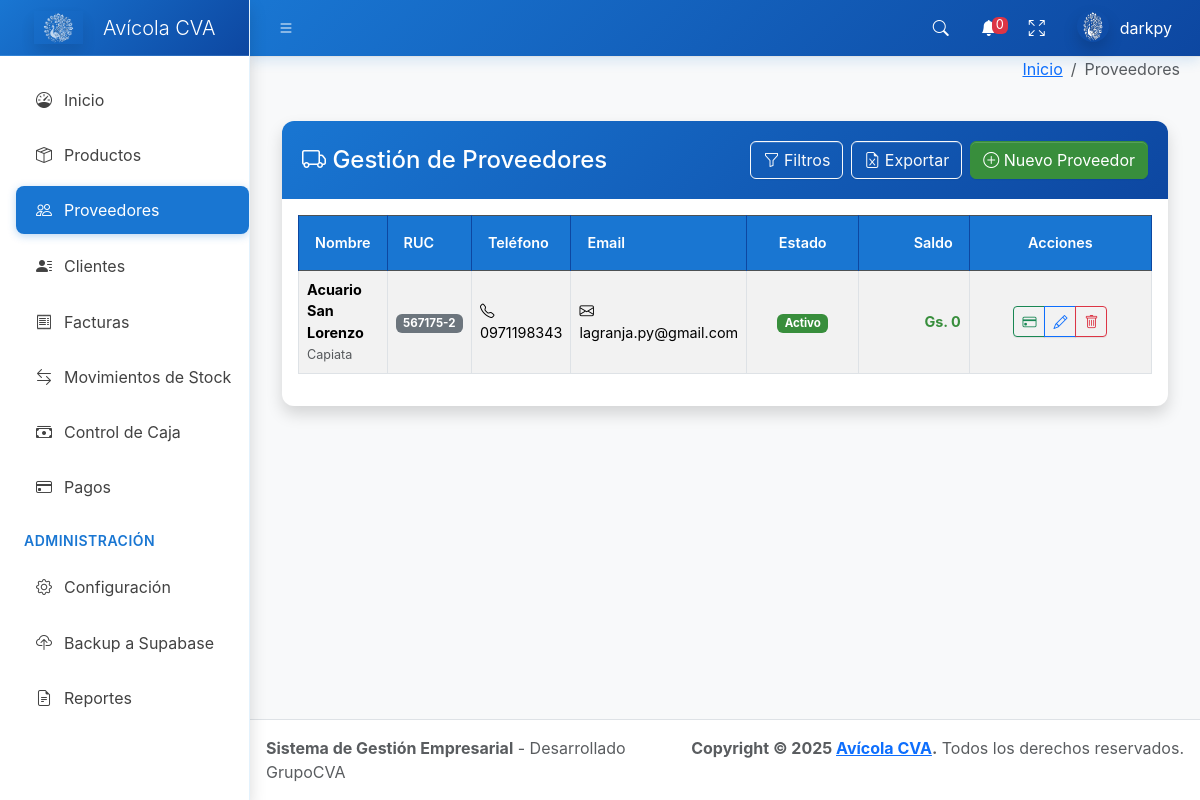
Page /proveedores/ (signed in) on the committed database.
### core/models.py (models this page shows, shortened)
class Proveedor(models.Model):
    nombre = models.CharField(max_length=200)
    ruc = models.CharField(max_length=20, unique=True)
    direccion = models.TextField()
    telefono = models.CharField(max_length=20)
    email = models.EmailField()
    saldo = models.IntegerField(default=0)
    activo = models.BooleanField(default=True)
    fecha_creacion = models.DateTimeField(auto_now_add=True)
    class Meta:
        verbose_name = 'Proveedor'
        verbose_name_plural = 'Proveedores'
        ordering = ['nombre']

### core/views.py (the view)
# urls.py: path('proveedores/', views.proveedores_list, name='proveedores_list'),
@login_required
def proveedores_list(request):
    proveedores = Proveedor.objects.all()
    q = request.GET.get('q', '')
    estado = request.GET.get('estado', '')
    if q:
        proveedores = proveedores.filter(
            Q(nombre__icontains=q) | Q(ruc__icontains=q) | Q(email__icontains=q)
        )
    if estado:
        if estado == 'activo':
            proveedores = proveedores.filter(activo=True)
        elif estado == 'inactivo':
            proveedores = proveedores.filter(activo=False)
    return render(request, 'proveedores_list.html', {'proveedores': proveedores})

### templates/proveedores_list.html (shortened to what this page needs)
{% extends 'base.html' %}
{% load humanize custom_filters %}
{% block breadcrumb %}
<li class="breadcrumb-item active">Proveedores</li>
{% endblock %}
{% block content %}
<div class="container-fluid mt-4">
  <div class="card shadow">
    <div class="card-header bg-primary text-white d-flex justify-content-between align-items-center">
      <h4 class="mb-0"><i class="bi bi-truck"></i> Gestión de Proveedores</h4>
      <div class="d-flex ms-auto justify-content-end">
        <button class="btn btn-outline-light me-2" type="button" data-bs-toggle="collapse" data-bs-target="#filtros-proveedores" aria-expanded="false">
          <i class="bi bi-funnel"></i> Filtros
        </button>
        <a href="{% url 'exportar_proveedores_excel' %}?{{ request.GET.urlencode }}" class="btn btn-outline-light me-2" title="Exportar a Excel">
          <i class="bi bi-file-earmark-excel"></i> Exportar
        </a>
        <button class="btn btn-success" type="button" data-bs-toggle="modal" data-bs-target="#modalAgregarProveedor">
          <i class="bi bi-plus-circle"></i> Nuevo Proveedor
        </button>
      </div>
    </div>
    <div class="card-body">
      <div class="table-responsive">
        <table class="table table-striped table-hover table-bordered">
          <thead class="table-dark">
            <tr>
              <th>Nombre</th>
              <th>RUC</th>
              <th>Teléfono</th>
              <th>Email</th>
              <th style="width: 120px;" class="text-center">Estado</th>
              <th style="width: 120px;" class="text-end">Saldo</th>
              <th style="width: 200px;" class="text-center">Acciones</th>
            </tr>
          </thead>
          <tbody>
            {% for proveedor in proveedores %}
            <tr class="align-middle">
              <td>
                <strong>{{ proveedor.nombre }}</strong>
                {% if proveedor.direccion %}
                  <br><small class="text-muted">{{ proveedor.direccion }}</small>
                {% endif %}
              </td>
              <td>
                <span class="badge bg-secondary">{{ proveedor.ruc }}</span>
              </td>
              <td>
                {% if proveedor.telefono %}
                  <i class="bi bi-telephone"></i> {{ proveedor.telefono }}
                {% else %}
                  <span class="text-muted">-</span>
                {% endif %}
              </td>
              <td>
                {% if proveedor.email %}
                  <i class="bi bi-envelope"></i> {{ proveedor.email }}
                {% else %}
                  <span class="text-muted">-</span>
                {% endif %}
              </td>
              <td class="text-center">
                {% if proveedor.activo %}
                  <span class="badge bg-success">Activo</span>
                {% else %}
                  <span class="badge bg-danger">Inactivo</span>
                {% endif %}
              </td>
              <td class="text-end">
                <span class="fw-bold {% if proveedor.saldo > 0 %}text-danger{% else %}text-success{% endif %}">
                  Gs. {{ proveedor.saldo|floatformat:0|intcomma_dot }}
                </span>
              </td>
              <td class="text-center">
                <div class="btn-group" role="group">
                  <a href="{% url 'pago_proveedor_crear' %}?proveedor={{ proveedor.id }}&next={{ request.path|urlencode }}"
                     class="btn btn-outline-success btn-sm"
                     title="Gestionar pagos">
                    <i class="bi bi-credit-card"></i>
                  </a>
                  <button type="button"
                          class="btn btn-outline-primary btn-sm"
                          data-bs-toggle="modal"
                          data-bs-target="#modalEditarProveedor{{ proveedor.id }}"
                          title="Editar proveedor">
                    <i class="bi bi-pencil"></i>
                  </button>
                  <button type="button"
                          class="btn btn-outline-danger btn-sm"
                          data-bs-toggle="modal"
                          data-bs-target="#modalEliminarProveedor{{ proveedor.id }}"
                          title="Desactivar proveedor">
                    <i class="bi bi-trash"></i>
                  </button>
                </div>
              </td>
            </tr>
            {% endfor %}
          </tbody>
        </table>
      </div>
    </div>
  </div>
</div>
{% endblock %}

### templates/base.html (shortened to what this page needs)
{% load static %}
<!doctype html>
<html lang="es">
  <head>
    <link
      rel="stylesheet"
      href="https://cdn.jsdelivr.net/npm/@fontsource/source-sans-3@5.0.12/index.css"
      media="print"
      onload="this.media='all'"
    />
    <link
      rel="stylesheet"
      href="https://cdn.jsdelivr.net/npm/overlayscrollbars@2.11.0/styles/overlayscrollbars.min.css"
    />
    <link
      rel="stylesheet"
      href="https://cdn.jsdelivr.net/npm/bootstrap-icons@1.13.1/font/bootstrap-icons.min.css"
    />
    <link
      href="https://cdn.jsdelivr.net/npm/bootstrap@5.3.2/dist/css/bootstrap.min.css"
      rel="stylesheet"
    />
    <link rel="stylesheet" href="{% static 'AdminLTE/dist/css/adminlte.css' %}" />
    <link
      rel="stylesheet"
      href="https://cdn.jsdelivr.net/npm/apexcharts@3.37.1/dist/apexcharts.css"
    />
    {% load static %}
    {% load humanize custom_filters %}
    {% with tema_actual=configuracion_sistema.tema_visual|default:"azul" %}
        {% if tema_actual == "azul" %}
            <link rel="stylesheet" href="{% static 'css/temas/tema-azul.css' %}" />
        {% elif tema_actual == "oscuro" %}
            <link rel="stylesheet" href="{% static 'css/temas/tema-oscuro.css' %}" />
        {% elif tema_actual == "minimalista" %}
            <link rel="stylesheet" href="{% static 'css/temas/tema-minimalista.css' %}" />
        {% else %}
            <link rel="stylesheet" href="{% static 'css/temas/tema-azul.css' %}" />
        {% endif %}
    {% endwith %}
  </head>
  <body class="layout-fixed sidebar-expand-lg sidebar-open bg-body-tertiary">
    <div class="app-wrapper">
      <nav class="app-header navbar navbar-expand bg-body">
        <div class="container-fluid">
          <ul class="navbar-nav">
            <li class="nav-item">
              <a class="nav-link" data-lte-toggle="sidebar" href="#" role="button">
                <i class="bi bi-list"></i>
              </a>
            </li>
          </ul>
          <ul class="navbar-nav ms-auto">
            <li class="nav-item">
              <a class="nav-link" data-widget="navbar-search" href="#" role="button">
                <i class="bi bi-search"></i>
              </a>
            </li>
            <li class="nav-item dropdown">
              <a class="nav-link" data-bs-toggle="dropdown" href="#">
                <i class="bi bi-bell-fill"></i>
                <span class="navbar-badge badge text-bg-danger">{{ total_alertas|default:0 }}</span>
              </a>
            </li>
            <li class="nav-item">
              <a class="nav-link" href="#" data-lte-toggle="fullscreen">
                <i data-lte-icon="maximize" class="bi bi-arrows-fullscreen"></i>
              </a>
            </li>
            <li class="nav-item dropdown user-menu">
              <a href="#" class="nav-link dropdown-toggle" data-bs-toggle="dropdown">
                <img
                  src="{% static 'img/logo.png' %}"
                  class="user-image rounded-circle shadow"
                  alt="User Image"
                />
                <span class="d-none d-md-inline">{{ user.username|default:"Usuario" }}</span>
              </a>
            </li>
          </ul>
        </div>
      </nav>
      <aside class="app-sidebar bg-body-secondary shadow" data-bs-theme="dark">
        <div class="sidebar-brand">
          <a href="{% url 'dashboard' %}" class="brand-link">
            <img
              src="{% static 'img/logo.png' %}"
              alt="Avícola CVA Logo"
              class="brand-image opacity-75 shadow"
            />
            <span class="brand-text fw-light">Avícola CVA</span>
          </a>
        </div>
        <div class="sidebar-wrapper">
          <nav class="mt-2">
                         <ul
               class="nav sidebar-menu flex-column"
               data-lte-toggle="treeview"
               role="navigation"
               aria-label="Main navigation"
               data-accordion="false"
               id="navigation"
             >
               <li class="nav-item">
                 <a href="{% url 'dashboard' %}" class="nav-link {% if request.resolver_match.url_name == 'dashboard' %}active{% endif %}">
                   <i class="nav-icon bi bi-speedometer"></i>
                   <p>Inicio</p>
                 </a>
               </li>
               {% if usuario_permisos.productos.ver %}
               <li class="nav-item">
                 <a href="{% url 'productos_list' %}" class="nav-link {% if 'producto' in request.resolver_match.url_name %}active{% endif %}">
                   <i class="nav-icon bi bi-box-seam"></i>
                   <p>Productos</p>
                 </a>
               </li>
               {% endif %}
               {% if usuario_permisos.proveedores.ver %}
               <li class="nav-item">
                 <a href="{% url 'proveedores_list' %}" class="nav-link {% if 'proveedor' in request.resolver_match.url_name %}active{% endif %}">
                   <i class="nav-icon bi bi-people"></i>
                   <p>Proveedores</p>
                 </a>
               </li>
               {% endif %}
               {% if usuario_permisos.clientes.ver %}
               <li class="nav-item">
                 <a href="{% url 'clientes_list' %}" class="nav-link {% if 'cliente' in request.resolver_match.url_name %}active{% endif %}">
                   <i class="nav-icon bi bi-person-lines-fill"></i>
                   <p>Clientes</p>
                 </a>
               </li>
               {% endif %}
               {% if usuario_permisos.facturas_venta.ver or usuario_permisos.facturas_compra.ver %}
              <li class="nav-item">
                <a href="{% url 'factura_list' %}" class="nav-link {% if 'factura' in request.resolver_match.url_name %}active{% endif %}">
                  <i class="nav-icon bi bi-receipt"></i>
                  <p>Facturas</p>
                </a>
              </li>
              {% endif %}
              {% if usuario_permisos.stock.ver %}
              <li class="nav-item">
                <a href="{% url 'stock_movimientos' %}" class="nav-link {% if 'stock' in request.resolver_match.url_name %}active{% endif %}">
                  <i class="nav-icon bi bi-arrow-left-right"></i>
                  <p>Movimientos de Stock</p>
                </a>
              </li>
              {% endif %}
              {% if usuario_permisos.caja.ver %}
              <li class="nav-item">
                <a href="{% url 'caja_list' %}" class="nav-link {% if 'caja' in request.resolver_match.url_name %}active{% endif %}">
                  <i class="nav-icon bi bi-cash-stack"></i>
                  <p>Control de Caja</p>
                </a>
              </li>
              {% endif %}
              {% if usuario_permisos.pagos.ver %}
              <li class="nav-item">
                <a href="{% url 'pagos_dashboard' %}" class="nav-link {% if 'pagos' in request.resolver_match.url_name %}active{% endif %}">
                  <i class="nav-icon bi bi-credit-card"></i>
                  <p>Pagos</p>
                </a>
              </li>
              {% endif %}
              <li class="nav-header">ADMINISTRACIÓN</li>
              {% if usuario_permisos.configuracion.ver %}
              <li class="nav-item">
                <a href="{% url 'configuracion_panel' %}" class="nav-link {% if 'configuracion' in request.resolver_match.url_name %}active{% endif %}">
                  <i class="nav-icon bi bi-gear"></i>
                  <p>Configuración</p>
                </a>
              </li>
              {% if user.is_superuser %}
              <li class="nav-item">
                <a href="{% url 'backup_supabase' %}" class="nav-link">
                  <i class="nav-icon bi bi-cloud-upload"></i>
                  <p>Backup a Supabase</p>
                </a>
              </li>
              {% endif %}
              {% endif %}
              {% if usuario_permisos.reportes.ver %}
              <li class="nav-item">
                <a href="{% url 'reportes_dashboard' %}" class="nav-link {% if 'reporte' in request.resolver_match.url_name %}active{% endif %}">
                  <i class="nav-icon bi bi-file-earmark-text"></i>
                  <p>Reportes</p>
                </a>
              </li>
              {% endif %}
            </ul>
          </nav>
        </div>
      </aside>
      <div class="app-content">
        <div class="content-header">
          <div class="container-fluid">
            <div class="row mb-2">
              <div class="col-sm-6">
              </div>
              <div class="col-sm-6">
                <ol class="breadcrumb float-sm-end">
                  <li class="breadcrumb-item"><a href="{% url 'dashboard' %}">Inicio</a></li>
                  {% block breadcrumb %}{% endblock %}
                </ol>
              </div>
            </div>
          </div>
        </div>
        <div class="content">
          <div class="container-fluid">
            {% block content %}{% endblock %}
          </div>
        </div>
      </div>
      <footer class="app-footer">
        <div class="float-end d-none d-sm-inline">
          <strong>Copyright &copy; 2025 <a href="#">Avícola CVA</a>.</strong> Todos los derechos reservados.
        </div>
        <div>
          <strong>Sistema de Gestión Empresarial</strong> - Desarrollado GrupoCVA
        </div>
      </footer>
    </div>
  </body>
</html>

### rows in the picture
Proveedor: nombre "Acuario San Lorenzo", direccion "Capiata", ruc "567175-2", telefono "0971198343", email "lagranja.py@gmail.com", activo "Activo", saldo "0"

### other values in the picture
{{ total_alertas|default:0 }} "0"
{{ user.username|default:"Usuario" }} "darkpy"
